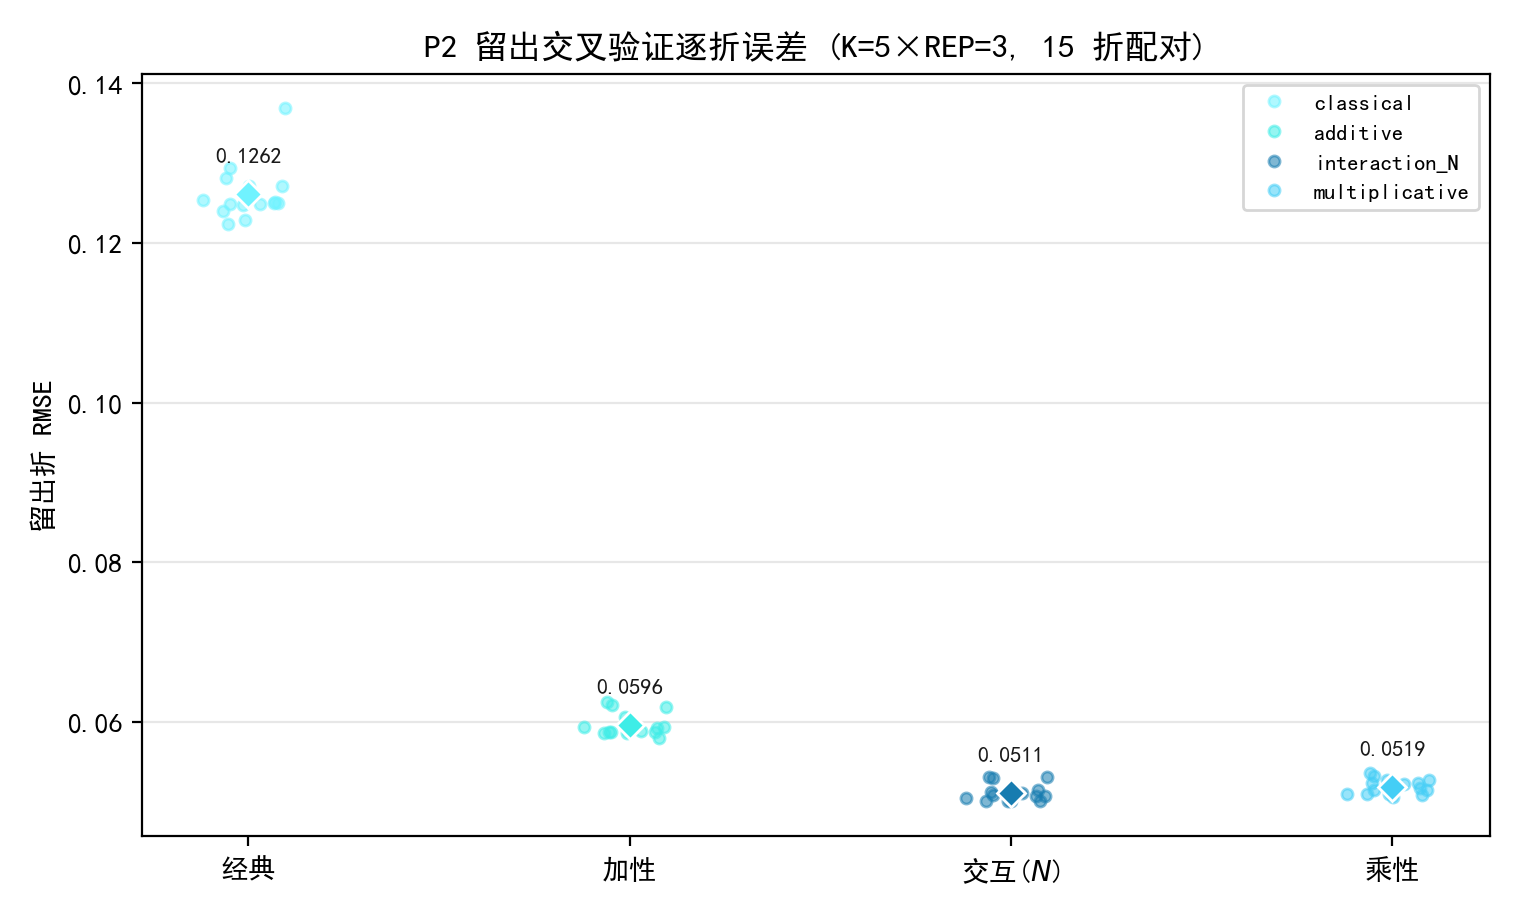

Write the Python code that produced this figure.
# -*- coding: utf-8 -*-
"""
v87 实验: P2 留出交叉验证的配对被检验 (交互(N) vs 经典/乘性 的显著性)
v26 只报告各形式 CV RMSE 均值/标准差; 本实验复现其协议 (K=5, REP=3,
seed 42, forms=classical/additive/interaction_N/multiplicative) 并记录
逐折 RMSE, 做配对显著性检验:
  1) 复算均值与 v26 一致 (确定性验证);
  2) 配对 Wilcoxon 符号秩检验 + 配对 t 检验:
     interaction_N vs classical (主声明: 相对经典降 59.5%),
     interaction_N vs multiplicative (最接近对手, 0.0511 vs 0.0519),
     additive vs classical (53% 声明);
  3) 输出逐折误差图。
输入: 同一数据源 load_b67 (v3 协议), 只读
输出: experiments/v87_p2_cv_paired.json/.png
"""
import os, sys, json
import numpy as np
import pandas as pd
sys.path.insert(0, os.path.join(os.path.dirname(__file__), "..", "code"))
from scipy.stats import wilcoxon, ttest_rel
sys.path.insert(0, os.path.dirname(__file__))
from v3_p2_forms import load_b67, loss_forms
import matplotlib
matplotlib.use("Agg")
import matplotlib.pyplot as plt
import matplotlib.font_manager as fm
from common import BASE

EX = os.path.join(os.path.dirname(__file__))
for _f in ("SimHei.ttf", "simsun.ttf"):
    _p = os.path.join(BASE, _f)
    if os.path.exists(_p):
        fm.fontManager.addfont(_p)
plt.rcParams["font.sans-serif"] = ["SimHei"]
plt.rcParams["axes.unicode_minus"] = False
plt.rcParams["axes.prop_cycle"] = "cycler(color=['#177cb0', '#1685a9', '#3eede7', '#70f3ff', '#44cef6', '#88ada6'])"


def fit_classical(N, D, L):
    """与 v26 逐位一致: L = E + A N^-a + B D^-b (5p, 无质量项)"""
    from scipy.optimize import least_squares
    def resid(p):
        E, A, a, B_, b = p
        return E + A * N ** (-a) + B_ * D ** (-b) - L
    p0 = [L.min() * 0.7, 3.0, 0.3, 3.0, 0.3]
    lb = [0, 1e-6, 1e-4, 1e-6, 1e-4]
    ub = [L.min() * 1.2, 1e3, 5, 1e3, 5]
    sol = least_squares(resid, p0, bounds=(lb, ub), max_nfev=120000)
    return sol.x


def pred_classical(N, D, p):
    E, A, a, B_, b = p
    return E + A * N ** (-a) + B_ * D ** (-b)


def fit_form(N, D, Q, L, name):
    """委托 v3 协议 (与 v26 一致)"""
    from v3_p2_forms import fit_form as _ff
    return _ff(N, D, Q, L, name)


def rmse(y, p):
    return float(np.sqrt(np.mean((p - y) ** 2)))


def main():
    df = load_b67()
    N, D, Q, L = (df[k].to_numpy(dtype=float) for k in
                  ["N_params_B", "D_tokens_B", "Q_score", "val_loss"])
    rng = np.random.default_rng(42)
    forms = ["classical", "additive", "interaction_N", "multiplicative"]
    K, REP = 5, 3
    results = {f: [] for f in forms}
    for rep in range(REP):
        idx = rng.permutation(len(L))
        folds = np.array_split(idx, K)
        for k in range(K):
            te = np.concatenate([folds[j] for j in range(K) if j != k])
            tr = folds[k]
            for f in forms:
                if f == "classical":
                    p = fit_classical(N[tr], D[tr], L[tr])
                    phat = pred_classical(N[te], D[te], p)
                else:
                    p, _ = fit_form(N[tr], D[tr], Q[tr], L[tr], f)
                    phat = loss_forms(N[te], D[te], Q[te], p, f)
                results[f].append(rmse(L[te], phat))
    arr = {f: np.array(results[f]) for f in forms}
    means = {f: float(arr[f].mean()) for f in forms}
    print("CV 均值复核:", {f: round(means[f], 4) for f in forms})
    # 与 v26 交叉验证
    v26 = {"classical": 0.12620821468662152, "additive": 0.05960987608715003,
           "interaction_N": 0.051127292572458446, "multiplicative": 0.05187031604068446}
    for f in forms:
        assert abs(means[f] - v26[f]) < 1e-6, f"{f} 均值与 v26 不一致: {means[f]}"
    print("与 v26 逐位一致 [OK]")

    pairs = [("interaction_N", "classical"), ("interaction_N", "multiplicative"),
             ("additive", "classical")]
    out = {"n_paired": int(len(arr["classical"])), "means": means, "pairs": {}}
    for a, b in pairs:
        d = arr[a] - arr[b]
        red = 1 - arr[a] / arr[b]
        w = wilcoxon(arr[a], arr[b])
        t = ttest_rel(arr[a], arr[b])
        row = {"form_a": a, "form_b": b,
               "mean_a": float(arr[a].mean()), "mean_b": float(arr[b].mean()),
               "mean_reduction_pct": float(np.mean(red) * 100),
               "wilcoxon_stat": float(w.statistic), "wilcoxon_p": float(w.pvalue),
               "ttest_stat": float(t.statistic), "ttest_p": float(t.pvalue)}
        out["pairs"][f"{a}|{b}"] = row
        print(f"{a} vs {b}: 降 {np.mean(red)*100:.1f}%  "
              f"Wilcoxon p={w.pvalue:.4g}  t 检验 p={t.pvalue:.4g}")

    json.dump(out, open(os.path.join(EX, "v87_p2_cv_paired.json"), "w", encoding="utf-8"),
              ensure_ascii=False, indent=2)

    fig, ax = plt.subplots(figsize=(7.6, 4.6))
    xs = np.arange(len(forms))
    colors = {"classical": "#70f3ff", "additive": "#3eede7",
              "interaction_N": "#177cb0", "multiplicative": "#44cef6"}
    for i, f in enumerate(forms):
        pts = arr[f]
        ax.plot(xs[i] + np.random.default_rng(7).uniform(-0.12, 0.12, len(pts)),
                pts, "o", ms=4, alpha=0.55, color=colors[f], label=f)
    for i, f in enumerate(forms):
        ax.plot([i], [arr[f].mean()], "D", ms=7, color=colors[f], mec="white")
        ax.text(i, arr[f].mean() + 0.004, f"{arr[f].mean():.4f}",
                ha="center", fontsize=8, color="#1A1A1A")
    ax.set_xticks(xs); ax.set_xticklabels(["经典", "加性", "交互($N$)", "乘性"])
    ax.set_ylabel("留出折 RMSE"); ax.set_title("P2 留出交叉验证逐折误差 (K=5×REP=3, 15 折配对)")
    ax.grid(alpha=0.3, axis="y")
    ax.legend(fontsize=8)
    fig.tight_layout()
    fig.savefig(os.path.join(EX, "v87_p2_cv_paired.png"), dpi=200)
    plt.close(fig)
    print("done v87")


if __name__ == "__main__":
    main()
